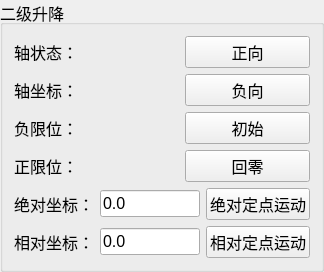
              <widget class="QGroupBox" name="groupBox_27">
               <property name="font">
                <font>
                 <pointsize>12</pointsize>
                </font>
               </property>
               <property name="title">
                <string>二级升降</string>
               </property>
               <layout class="QVBoxLayout" name="verticalLayout_83">
                <item>
                 <layout class="QHBoxLayout" name="horizontalLayout_107">
                  <item>
                   <layout class="QVBoxLayout" name="verticalLayout_84">
                    <item>
                     <widget class="QLabel" name="label_149">
                      <property name="minimumSize">
                       <size>
                        <width>120</width>
                        <height>0</height>
                       </size>
                      </property>
                      <property name="text">
                       <string>轴状态：</string>
                      </property>
                     </widget>
                    </item>
                    <item>
                     <widget class="QLabel" name="label_150">
                      <property name="sizePolicy">
                       <sizepolicy hsizetype="Minimum" vsizetype="Preferred">
                        <horstretch>0</horstretch>
                        <verstretch>0</verstretch>
                       </sizepolicy>
                      </property>
                      <property name="minimumSize">
                       <size>
                        <width>120</width>
                        <height>0</height>
                       </size>
                      </property>
                      <property name="text">
                       <string>轴坐标：</string>
                      </property>
                     </widget>
                    </item>
                    <item>
                     <widget class="QLabel" name="label_151">
                      <property name="sizePolicy">
                       <sizepolicy hsizetype="Minimum" vsizetype="Preferred">
                        <horstretch>0</horstretch>
                        <verstretch>0</verstretch>
                       </sizepolicy>
                      </property>
                      <property name="minimumSize">
                       <size>
                        <width>120</width>
                        <height>0</height>
                       </size>
                      </property>
                      <property name="text">
                       <string>负限位：</string>
                      </property>
                     </widget>
                    </item>
                    <item>
                     <widget class="QLabel" name="label_152">
                      <property name="sizePolicy">
                       <sizepolicy hsizetype="Minimum" vsizetype="Preferred">
                        <horstretch>0</horstretch>
                        <verstretch>0</verstretch>
                       </sizepolicy>
                      </property>
                      <property name="minimumSize">
                       <size>
                        <width>165</width>
                        <height>0</height>
                       </size>
                      </property>
                      <property name="text">
                       <string>正限位：</string>
                      </property>
                     </widget>
                    </item>
                   </layout>
                  </item>
                  <item>
                   <layout class="QVBoxLayout" name="verticalLayout_85">
                    <item>
                     <widget class="QPushButton" name="btnBackward0_4">
                      <property name="sizePolicy">
                       <sizepolicy hsizetype="Preferred" vsizetype="Maximum">
                        <horstretch>0</horstretch>
                        <verstretch>0</verstretch>
                       </sizepolicy>
                      </property>
                      <property name="minimumSize">
                       <size>
                        <width>90</width>
                        <height>0</height>
                       </size>
                      </property>
                      <property name="maximumSize">
                       <size>
                        <width>16777215</width>
                        <height>40</height>
                       </size>
                      </property>
                      <property name="text">
                       <string>正向</string>
                      </property>
                     </widget>
                    </item>
                    <item>
                     <widget class="QPushButton" name="btnBackward0_5">
                      <property name="sizePolicy">
                       <sizepolicy hsizetype="Preferred" vsizetype="Maximum">
                        <horstretch>0</horstretch>
                        <verstretch>0</verstretch>
                       </sizepolicy>
                      </property>
                      <property name="maximumSize">
                       <size>
                        <width>16777215</width>
                        <height>40</height>
                       </size>
                      </property>
                      <property name="text">
                       <string>负向</string>
                      </property>
                     </widget>
                    </item>
                    <item>
                     <widget class="QPushButton" name="btnInit0_3">
                      <property name="sizePolicy">
                       <sizepolicy hsizetype="Preferred" vsizetype="Maximum">
                        <horstretch>0</horstretch>
                        <verstretch>0</verstretch>
                       </sizepolicy>
                      </property>
                      <property name="maximumSize">
                       <size>
                        <width>16777215</width>
                        <height>40</height>
                       </size>
                      </property>
                      <property name="text">
                       <string>初始</string>
                      </property>
                     </widget>
                    </item>
                    <item>
                     <widget class="QPushButton" name="btnZero0_3">
                      <property name="sizePolicy">
                       <sizepolicy hsizetype="Preferred" vsizetype="Maximum">
                        <horstretch>0</horstretch>
                        <verstretch>0</verstretch>
                       </sizepolicy>
                      </property>
                      <property name="maximumSize">
                       <size>
                        <width>16777215</width>
                        <height>40</height>
                       </size>
                      </property>
                      <property name="text">
                       <string>回零</string>
                      </property>
                     </widget>
                    </item>
                   </layout>
                  </item>
                 </layout>
                </item>
                <item>
                 <layout class="QVBoxLayout" name="verticalLayout_86">
                  <item>
                   <layout class="QHBoxLayout" name="horizontalLayout_108">
                    <item>
                     <layout class="QHBoxLayout" name="horizontalLayout_109">
                      <item>
                       <widget class="QLabel" name="label_153">
                        <property name="font">
                         <font>
                          <pointsize>12</pointsize>
                         </font>
                        </property>
                        <property name="text">
                         <string>绝对坐标：</string>
                        </property>
                       </widget>
                      </item>
                      <item>
                       <widget class="QLineEdit" name="lineEdit_18">
                        <property name="sizePolicy">
                         <sizepolicy hsizetype="Maximum" vsizetype="Fixed">
                          <horstretch>0</horstretch>
                          <verstretch>0</verstretch>
                         </sizepolicy>
                        </property>
                        <property name="maximumSize">
                         <size>
                          <width>100</width>
                          <height>16777215</height>
                         </size>
                        </property>
                        <property name="font">
                         <font>
                          <pointsize>12</pointsize>
                         </font>
                        </property>
                        <property name="text">
                         <string>0.0</string>
                        </property>
                       </widget>
                      </item>
                     </layout>
                    </item>
                    <item>
                     <widget class="QPushButton" name="pushButton_65">
                      <property name="text">
                       <string>绝对定点运动</string>
                      </property>
                     </widget>
                    </item>
                   </layout>
                  </item>
                  <item>
                   <layout class="QHBoxLayout" name="horizontalLayout_115">
                    <item>
                     <layout class="QHBoxLayout" name="horizontalLayout_116">
                      <item>
                       <widget class="QLabel" name="label_154">
                        <property name="font">
                         <font>
                          <pointsize>12</pointsize>
                         </font>
                        </property>
                        <property name="text">
                         <string>相对坐标：</string>
                        </property>
                       </widget>
                      </item>
                      <item>
                       <widget class="QLineEdit" name="lineEdit_19">
                        <property name="sizePolicy">
                         <sizepolicy hsizetype="Maximum" vsizetype="Fixed">
                          <horstretch>0</horstretch>
                          <verstretch>0</verstretch>
                         </sizepolicy>
                        </property>
                        <property name="maximumSize">
                         <size>
                          <width>100</width>
                          <height>16777215</height>
                         </size>
                        </property>
                        <property name="font">
                         <font>
                          <pointsize>12</pointsize>
                         </font>
                        </property>
                        <property name="text">
                         <string>0.0</string>
                        </property>
                       </widget>
                      </item>
                     </layout>
                    </item>
                    <item>
                     <widget class="QPushButton" name="pushButton_66">
                      <property name="text">
                       <string>相对定点运动</string>
                      </property>
                     </widget>
                    </item>
                   </layout>
                  </item>
                 </layout>
                </item>
               </layout>
              </widget>
